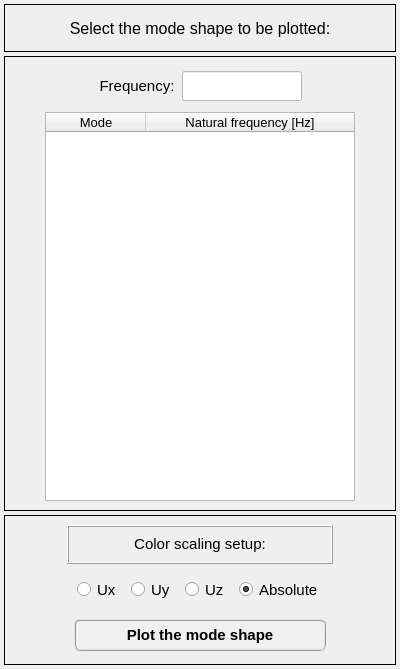
<?xml version="1.0" encoding="UTF-8"?>
<ui version="4.0">
 <class>Dialog</class>
 <widget class="QDialog" name="Dialog">
  <property name="windowModality">
   <enum>Qt::NonModal</enum>
  </property>
  <property name="geometry">
   <rect>
    <x>0</x>
    <y>0</y>
    <width>400</width>
    <height>669</height>
   </rect>
  </property>
  <property name="sizePolicy">
   <sizepolicy hsizetype="Fixed" vsizetype="Fixed">
    <horstretch>0</horstretch>
    <verstretch>0</verstretch>
   </sizepolicy>
  </property>
  <property name="minimumSize">
   <size>
    <width>400</width>
    <height>669</height>
   </size>
  </property>
  <property name="maximumSize">
   <size>
    <width>400</width>
    <height>669</height>
   </size>
  </property>
  <property name="contextMenuPolicy">
   <enum>Qt::DefaultContextMenu</enum>
  </property>
  <property name="windowTitle">
   <string>Plot mode shapes</string>
  </property>
  <property name="whatsThis">
   <string/>
  </property>
  <layout class="QGridLayout" name="gridLayout_2">
   <property name="leftMargin">
    <number>4</number>
   </property>
   <property name="topMargin">
    <number>4</number>
   </property>
   <property name="rightMargin">
    <number>4</number>
   </property>
   <property name="bottomMargin">
    <number>4</number>
   </property>
   <property name="spacing">
    <number>4</number>
   </property>
   <item row="0" column="0">
    <widget class="QFrame" name="frame">
     <property name="minimumSize">
      <size>
       <width>0</width>
       <height>48</height>
      </size>
     </property>
     <property name="maximumSize">
      <size>
       <width>400</width>
       <height>48</height>
      </size>
     </property>
     <property name="frameShape">
      <enum>QFrame::Box</enum>
     </property>
     <property name="frameShadow">
      <enum>QFrame::Plain</enum>
     </property>
     <property name="lineWidth">
      <number>1</number>
     </property>
     <layout class="QGridLayout" name="gridLayout">
      <item row="0" column="0">
       <widget class="QLabel" name="label">
        <property name="font">
         <font>
          <family>MS Shell Dlg 2</family>
          <pointsize>12</pointsize>
          <weight>50</weight>
          <italic>false</italic>
          <bold>false</bold>
         </font>
        </property>
        <property name="text">
         <string>Select the mode shape to be plotted:</string>
        </property>
        <property name="textFormat">
         <enum>Qt::AutoText</enum>
        </property>
        <property name="alignment">
         <set>Qt::AlignCenter</set>
        </property>
       </widget>
      </item>
     </layout>
    </widget>
   </item>
   <item row="1" column="0">
    <widget class="QFrame" name="frame_2">
     <property name="sizeIncrement">
      <size>
       <width>400</width>
       <height>0</height>
      </size>
     </property>
     <property name="baseSize">
      <size>
       <width>400</width>
       <height>0</height>
      </size>
     </property>
     <property name="frameShape">
      <enum>QFrame::Box</enum>
     </property>
     <property name="frameShadow">
      <enum>QFrame::Plain</enum>
     </property>
     <layout class="QGridLayout" name="gridLayout_5">
      <item row="0" column="0">
       <widget class="QFrame" name="frame_5">
        <property name="minimumSize">
         <size>
          <width>0</width>
          <height>40</height>
         </size>
        </property>
        <property name="maximumSize">
         <size>
          <width>16777215</width>
          <height>40</height>
         </size>
        </property>
        <property name="frameShape">
         <enum>QFrame::NoFrame</enum>
        </property>
        <property name="frameShadow">
         <enum>QFrame::Raised</enum>
        </property>
        <layout class="QGridLayout" name="gridLayout_4">
         <property name="leftMargin">
          <number>0</number>
         </property>
         <property name="topMargin">
          <number>0</number>
         </property>
         <property name="rightMargin">
          <number>0</number>
         </property>
         <property name="bottomMargin">
          <number>0</number>
         </property>
         <property name="horizontalSpacing">
          <number>6</number>
         </property>
         <property name="verticalSpacing">
          <number>0</number>
         </property>
         <item row="0" column="1">
          <widget class="QLabel" name="label_4">
           <property name="minimumSize">
            <size>
             <width>0</width>
             <height>30</height>
            </size>
           </property>
           <property name="maximumSize">
            <size>
             <width>16777215</width>
             <height>30</height>
            </size>
           </property>
           <property name="font">
            <font>
             <family>MS Shell Dlg 2</family>
             <pointsize>11</pointsize>
             <weight>50</weight>
             <bold>false</bold>
            </font>
           </property>
           <property name="text">
            <string>Frequency:</string>
           </property>
           <property name="alignment">
            <set>Qt::AlignCenter</set>
           </property>
          </widget>
         </item>
         <item row="0" column="2">
          <widget class="QLineEdit" name="lineEdit_natural_frequency">
           <property name="enabled">
            <bool>false</bool>
           </property>
           <property name="minimumSize">
            <size>
             <width>120</width>
             <height>30</height>
            </size>
           </property>
           <property name="maximumSize">
            <size>
             <width>120</width>
             <height>30</height>
            </size>
           </property>
           <property name="font">
            <font>
             <family>MS Shell Dlg 2</family>
             <pointsize>11</pointsize>
             <weight>50</weight>
             <italic>false</italic>
             <bold>false</bold>
            </font>
           </property>
           <property name="styleSheet">
            <string notr="true">background-color: rgb(255, 255, 255);
color: rgb(0, 0, 255);</string>
           </property>
           <property name="alignment">
            <set>Qt::AlignCenter</set>
           </property>
          </widget>
         </item>
         <item row="0" column="3">
          <widget class="QFrame" name="frame_6">
           <property name="frameShape">
            <enum>QFrame::NoFrame</enum>
           </property>
           <property name="frameShadow">
            <enum>QFrame::Raised</enum>
           </property>
          </widget>
         </item>
         <item row="0" column="0">
          <widget class="QFrame" name="frame_7">
           <property name="frameShape">
            <enum>QFrame::NoFrame</enum>
           </property>
           <property name="frameShadow">
            <enum>QFrame::Raised</enum>
           </property>
          </widget>
         </item>
        </layout>
       </widget>
      </item>
      <item row="1" column="0">
       <widget class="QFrame" name="frame_4">
        <property name="frameShape">
         <enum>QFrame::NoFrame</enum>
        </property>
        <property name="frameShadow">
         <enum>QFrame::Raised</enum>
        </property>
        <layout class="QGridLayout" name="gridLayout_3">
         <property name="leftMargin">
          <number>0</number>
         </property>
         <property name="topMargin">
          <number>0</number>
         </property>
         <property name="rightMargin">
          <number>0</number>
         </property>
         <property name="bottomMargin">
          <number>0</number>
         </property>
         <property name="spacing">
          <number>0</number>
         </property>
         <item row="0" column="0">
          <widget class="QTreeWidget" name="treeWidget_frequencies">
           <property name="minimumSize">
            <size>
             <width>310</width>
             <height>0</height>
            </size>
           </property>
           <property name="maximumSize">
            <size>
             <width>310</width>
             <height>415</height>
            </size>
           </property>
           <property name="font">
            <font>
             <family>MS Shell Dlg 2</family>
             <pointsize>10</pointsize>
             <weight>50</weight>
             <italic>false</italic>
             <bold>false</bold>
            </font>
           </property>
           <property name="alternatingRowColors">
            <bool>true</bool>
           </property>
           <column>
            <property name="text">
             <string>Mode</string>
            </property>
            <property name="font">
             <font>
              <family>MS Shell Dlg 2</family>
              <pointsize>10</pointsize>
              <weight>50</weight>
              <italic>false</italic>
              <bold>false</bold>
             </font>
            </property>
            <property name="textAlignment">
             <set>AlignCenter</set>
            </property>
           </column>
           <column>
            <property name="text">
             <string notr="true">Natural frequency [Hz]</string>
            </property>
            <property name="font">
             <font>
              <family>MS Shell Dlg 2</family>
              <pointsize>10</pointsize>
              <weight>50</weight>
              <italic>false</italic>
              <bold>false</bold>
             </font>
            </property>
            <property name="textAlignment">
             <set>AlignCenter</set>
            </property>
           </column>
          </widget>
         </item>
        </layout>
       </widget>
      </item>
     </layout>
    </widget>
   </item>
   <item row="2" column="0">
    <widget class="QFrame" name="frame_3">
     <property name="minimumSize">
      <size>
       <width>0</width>
       <height>150</height>
      </size>
     </property>
     <property name="maximumSize">
      <size>
       <width>16777215</width>
       <height>150</height>
      </size>
     </property>
     <property name="frameShape">
      <enum>QFrame::Box</enum>
     </property>
     <property name="frameShadow">
      <enum>QFrame::Plain</enum>
     </property>
     <layout class="QGridLayout" name="gridLayout_8">
      <item row="2" column="1">
       <widget class="QFrame" name="frame_11">
        <property name="frameShape">
         <enum>QFrame::NoFrame</enum>
        </property>
        <property name="frameShadow">
         <enum>QFrame::Raised</enum>
        </property>
        <layout class="QGridLayout" name="gridLayout_7">
         <property name="leftMargin">
          <number>0</number>
         </property>
         <property name="topMargin">
          <number>0</number>
         </property>
         <property name="rightMargin">
          <number>0</number>
         </property>
         <property name="bottomMargin">
          <number>0</number>
         </property>
         <property name="spacing">
          <number>0</number>
         </property>
         <item row="0" column="0">
          <widget class="QPushButton" name="pushButton_plot">
           <property name="minimumSize">
            <size>
             <width>252</width>
             <height>32</height>
            </size>
           </property>
           <property name="maximumSize">
            <size>
             <width>252</width>
             <height>32</height>
            </size>
           </property>
           <property name="font">
            <font>
             <family>MS Shell Dlg 2</family>
             <pointsize>11</pointsize>
             <weight>75</weight>
             <italic>false</italic>
             <bold>true</bold>
            </font>
           </property>
           <property name="styleSheet">
            <string notr="true">QPushButton{border-radius: 6px; border-color: rgb(150, 150, 150); border-style: ridge; border-width: 2px; color: rgb(0, 0, 0); background-color: rgb(240, 240, 240); font: 75 bold 11pt &quot;MS Shell Dlg 2&quot;}
QPushButton:hover{border-radius: 6px; border-color: rgb(0, 170, 255); border-style: ridge; border-width: 2px; color: rgb(0, 0, 0); background-color: rgba(174, 213, 255, 100); font: 75 bold 11pt &quot;MS Shell Dlg 2&quot;}
QPushButton:pressed{border-radius: 6px; border-color: rgb(0, 170, 255); border-style: ridge; border-width: 3px; color: rgb(0, 0, 0); background-color: rgb(174, 213, 255); font: 75 bold 11pt &quot;MS Shell Dlg 2&quot;}</string>
           </property>
           <property name="text">
            <string>Plot the mode shape</string>
           </property>
          </widget>
         </item>
        </layout>
       </widget>
      </item>
      <item row="1" column="1">
       <widget class="QFrame" name="frame_8">
        <property name="frameShape">
         <enum>QFrame::NoFrame</enum>
        </property>
        <property name="frameShadow">
         <enum>QFrame::Raised</enum>
        </property>
        <layout class="QGridLayout" name="gridLayout_6">
         <property name="leftMargin">
          <number>0</number>
         </property>
         <property name="topMargin">
          <number>0</number>
         </property>
         <property name="rightMargin">
          <number>0</number>
         </property>
         <property name="bottomMargin">
          <number>0</number>
         </property>
         <property name="horizontalSpacing">
          <number>10</number>
         </property>
         <property name="verticalSpacing">
          <number>0</number>
         </property>
         <item row="0" column="1">
          <widget class="QRadioButton" name="radioButton_real_part_ux">
           <property name="enabled">
            <bool>true</bool>
           </property>
           <property name="minimumSize">
            <size>
             <width>0</width>
             <height>21</height>
            </size>
           </property>
           <property name="maximumSize">
            <size>
             <width>200</width>
             <height>21</height>
            </size>
           </property>
           <property name="font">
            <font>
             <family>MS Shell Dlg 2</family>
             <pointsize>11</pointsize>
             <weight>50</weight>
             <italic>false</italic>
             <bold>false</bold>
             <stylestrategy>PreferAntialias</stylestrategy>
            </font>
           </property>
           <property name="focusPolicy">
            <enum>Qt::ClickFocus</enum>
           </property>
           <property name="text">
            <string>Ux</string>
           </property>
           <property name="checked">
            <bool>false</bool>
           </property>
          </widget>
         </item>
         <item row="0" column="5">
          <widget class="QFrame" name="frame_10">
           <property name="frameShape">
            <enum>QFrame::NoFrame</enum>
           </property>
           <property name="frameShadow">
            <enum>QFrame::Raised</enum>
           </property>
          </widget>
         </item>
         <item row="0" column="0">
          <widget class="QFrame" name="frame_9">
           <property name="frameShape">
            <enum>QFrame::NoFrame</enum>
           </property>
           <property name="frameShadow">
            <enum>QFrame::Raised</enum>
           </property>
          </widget>
         </item>
         <item row="0" column="4">
          <widget class="QRadioButton" name="radioButton_absolute">
           <property name="minimumSize">
            <size>
             <width>0</width>
             <height>21</height>
            </size>
           </property>
           <property name="maximumSize">
            <size>
             <width>200</width>
             <height>21</height>
            </size>
           </property>
           <property name="font">
            <font>
             <family>MS Shell Dlg 2</family>
             <pointsize>11</pointsize>
             <weight>50</weight>
             <italic>false</italic>
             <bold>false</bold>
             <stylestrategy>PreferAntialias</stylestrategy>
            </font>
           </property>
           <property name="focusPolicy">
            <enum>Qt::ClickFocus</enum>
           </property>
           <property name="text">
            <string>Absolute</string>
           </property>
           <property name="checked">
            <bool>true</bool>
           </property>
          </widget>
         </item>
         <item row="0" column="3">
          <widget class="QRadioButton" name="radioButton_real_part_uz">
           <property name="enabled">
            <bool>true</bool>
           </property>
           <property name="minimumSize">
            <size>
             <width>0</width>
             <height>21</height>
            </size>
           </property>
           <property name="maximumSize">
            <size>
             <width>200</width>
             <height>21</height>
            </size>
           </property>
           <property name="font">
            <font>
             <family>MS Shell Dlg 2</family>
             <pointsize>11</pointsize>
             <weight>50</weight>
             <italic>false</italic>
             <bold>false</bold>
             <stylestrategy>PreferAntialias</stylestrategy>
            </font>
           </property>
           <property name="focusPolicy">
            <enum>Qt::ClickFocus</enum>
           </property>
           <property name="text">
            <string>Uz</string>
           </property>
           <property name="checked">
            <bool>false</bool>
           </property>
          </widget>
         </item>
         <item row="0" column="2">
          <widget class="QRadioButton" name="radioButton_real_part_uy">
           <property name="enabled">
            <bool>true</bool>
           </property>
           <property name="minimumSize">
            <size>
             <width>0</width>
             <height>21</height>
            </size>
           </property>
           <property name="maximumSize">
            <size>
             <width>200</width>
             <height>21</height>
            </size>
           </property>
           <property name="font">
            <font>
             <family>MS Shell Dlg 2</family>
             <pointsize>11</pointsize>
             <weight>50</weight>
             <italic>false</italic>
             <bold>false</bold>
             <stylestrategy>PreferAntialias</stylestrategy>
            </font>
           </property>
           <property name="focusPolicy">
            <enum>Qt::ClickFocus</enum>
           </property>
           <property name="text">
            <string>Uy</string>
           </property>
           <property name="checked">
            <bool>false</bool>
           </property>
          </widget>
         </item>
        </layout>
       </widget>
      </item>
      <item row="0" column="1">
       <widget class="QFrame" name="frame_12">
        <property name="frameShape">
         <enum>QFrame::Box</enum>
        </property>
        <property name="frameShadow">
         <enum>QFrame::Raised</enum>
        </property>
        <layout class="QGridLayout" name="gridLayout_9">
         <property name="leftMargin">
          <number>0</number>
         </property>
         <property name="topMargin">
          <number>0</number>
         </property>
         <property name="rightMargin">
          <number>0</number>
         </property>
         <property name="bottomMargin">
          <number>0</number>
         </property>
         <property name="spacing">
          <number>0</number>
         </property>
         <item row="0" column="0">
          <widget class="QLabel" name="label_6">
           <property name="minimumSize">
            <size>
             <width>0</width>
             <height>0</height>
            </size>
           </property>
           <property name="maximumSize">
            <size>
             <width>280</width>
             <height>30</height>
            </size>
           </property>
           <property name="font">
            <font>
             <family>MS Shell Dlg 2</family>
             <pointsize>11</pointsize>
             <weight>50</weight>
             <italic>false</italic>
             <bold>false</bold>
            </font>
           </property>
           <property name="frameShape">
            <enum>QFrame::NoFrame</enum>
           </property>
           <property name="frameShadow">
            <enum>QFrame::Raised</enum>
           </property>
           <property name="midLineWidth">
            <number>0</number>
           </property>
           <property name="text">
            <string>Color scaling setup:</string>
           </property>
           <property name="alignment">
            <set>Qt::AlignCenter</set>
           </property>
          </widget>
         </item>
        </layout>
       </widget>
      </item>
      <item row="0" column="0">
       <widget class="QFrame" name="frame_13">
        <property name="frameShape">
         <enum>QFrame::NoFrame</enum>
        </property>
        <property name="frameShadow">
         <enum>QFrame::Raised</enum>
        </property>
       </widget>
      </item>
      <item row="0" column="2">
       <widget class="QFrame" name="frame_14">
        <property name="frameShape">
         <enum>QFrame::NoFrame</enum>
        </property>
        <property name="frameShadow">
         <enum>QFrame::Raised</enum>
        </property>
       </widget>
      </item>
     </layout>
    </widget>
   </item>
  </layout>
 </widget>
 <resources/>
 <connections/>
</ui>
